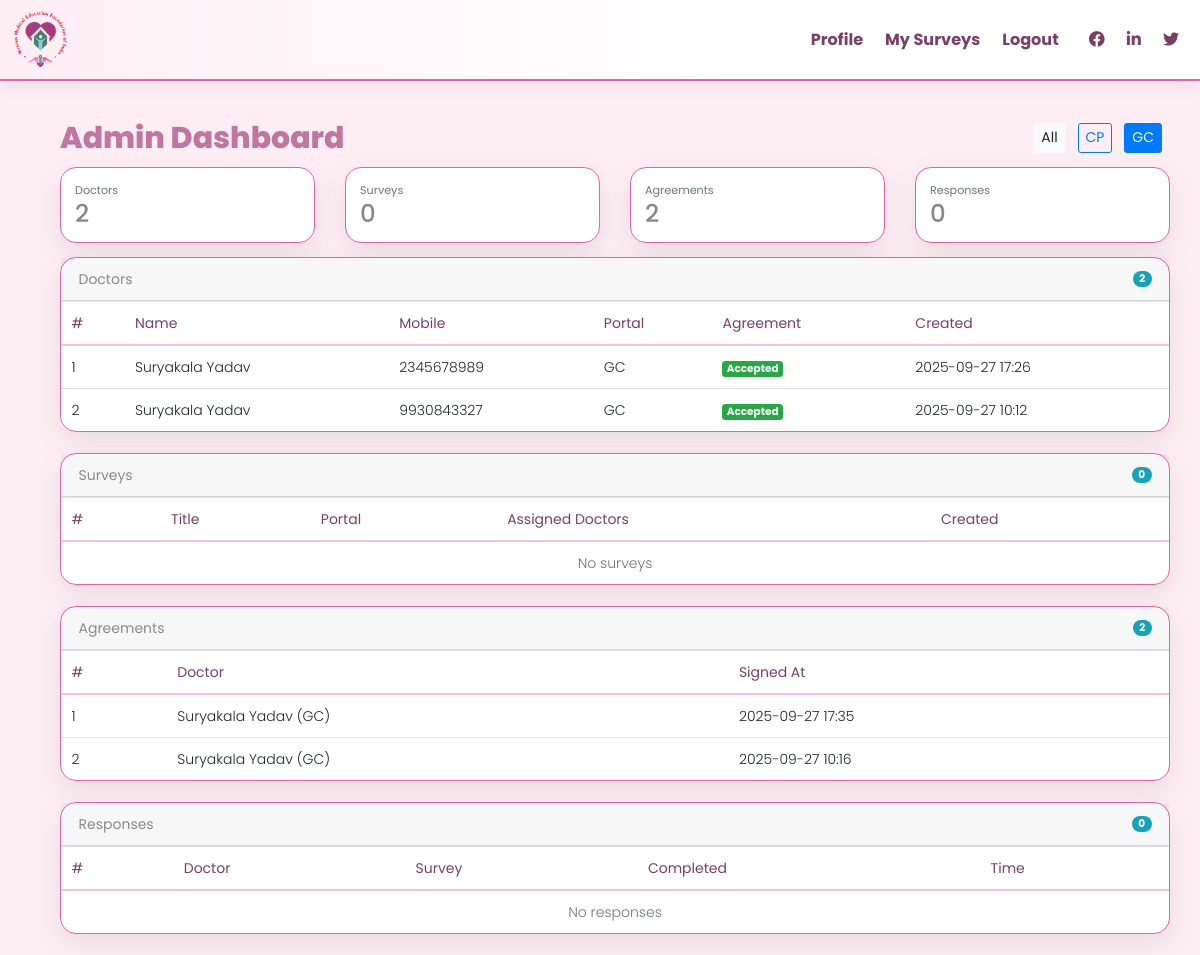
The app's page /admin-dashboard/?portal=GC (signed in), older data.
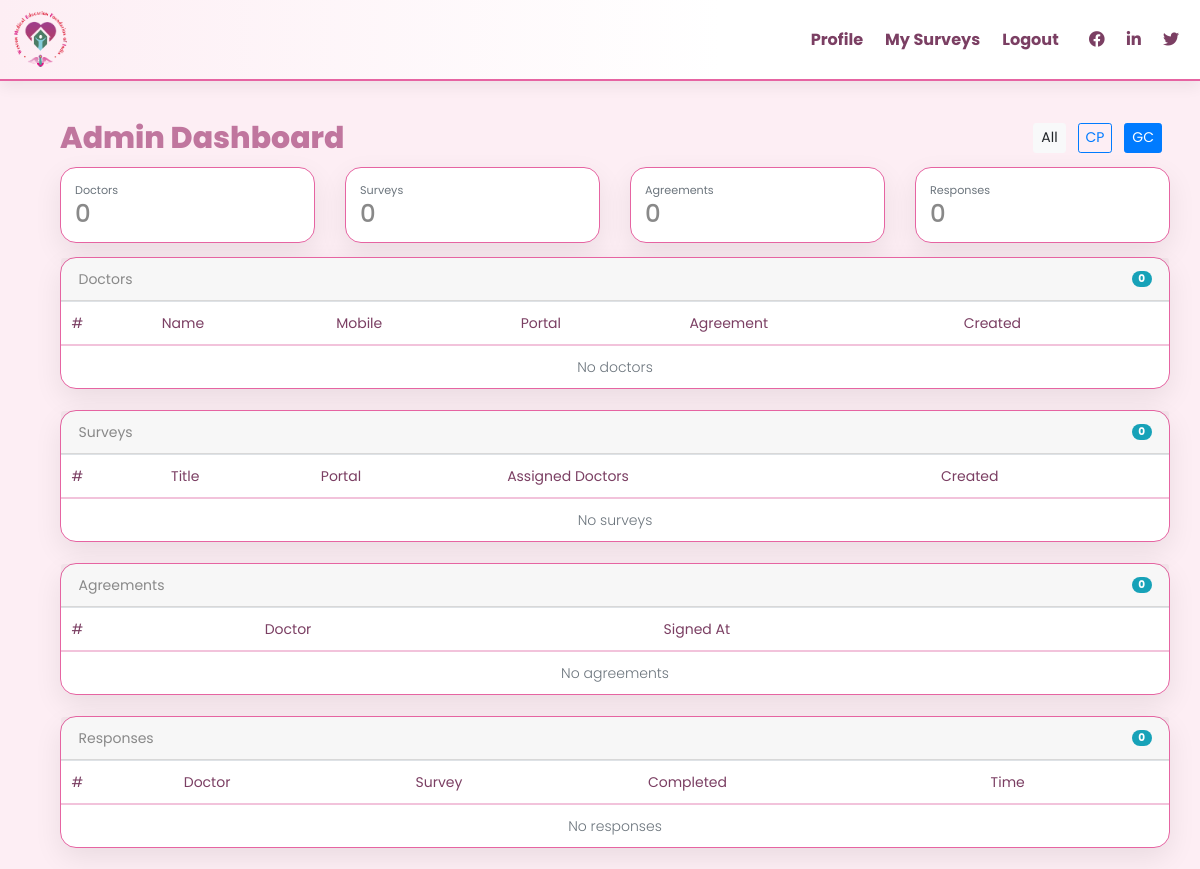
The same page, newer data.
### wtestapp/models.py (models this page shows, shortened)
class Doctor(models.Model):
    user = models.OneToOneField(User, on_delete=models.CASCADE)
    mobile = models.CharField(max_length=15, unique=True, blank=True, null=True)
    first_name = models.CharField(max_length=120, blank=True)
    last_name = models.CharField(max_length=120, blank=True)
    email = models.EmailField(blank=True)
    PORTAL_CHOICES = (
        ("CP", "CP"),
        ("GC", "GC"),
    )
    portal_type = models.CharField(max_length=10, choices=PORTAL_CHOICES, blank=True, null=True)
    GENDER_CHOICES = (
        ('Male', 'Male'),
        ('Female', 'Female'),
        ('Other', 'Other'),
    )
    gender = models.CharField(max_length=10, choices=GENDER_CHOICES, blank=True, null=True)
    address = models.TextField(blank=True)
    state = models.CharField(max_length=50, blank=True)
    city = models.CharField(max_length=50, blank=True)
    pincode = models.CharField(max_length=10, blank=True)
    profession = models.CharField(max_length=80, blank=True)
    specialty = models.CharField(max_length=80, blank=False, null=False)
    contact_info = models.CharField(max_length=200, blank=False, null=False)
    degree = models.CharField(max_length=80, blank=True)
    diploma = models.CharField(max_length=80, blank=True)
    pg_degree = models.CharField(max_length=80, blank=True)
    diplomate = models.CharField(max_length=80, blank=True)
    superspeciality = models.CharField(max_length=80, blank=True)
    mci_registration = models.CharField(max_length=80, blank=True)
    pan = models.CharField(max_length=20, blank=True)
    pan_copy = models.FileField(upload_to='documents/', blank=True, null=True)
    cancelled_cheque = models.FileField(upload_to='documents/', blank=True, null=True)
    visiting_card = models.FileField(upload_to='documents/', blank=True, null=True)
    optional_document = models.FileField(upload_to='documents/', blank=True, null=True)
    prescription_name = models.CharField(max_length=150, blank=True)
    prescription_file = models.FileField(upload_to='documents/', blank=True, null=True)
    clinic_name = models.CharField(max_length=120, blank=True)
    qualification = models.CharField(max_length=120, blank=True)
    gst_number = models.CharField(max_length=15, blank=True, null=True)
    has_gst = models.BooleanField(default=False)
    bank_account_name = models.CharField(max_length=120, blank=True, null=True)
    bank_name = models.CharField(max_length=120, blank=True, null=True)
    account_no = models.CharField(max_length=50, blank=True, null=True)
    branch = models.CharField(max_length=100, blank=True, null=True)
    ifsc = models.CharField(max_length=20, blank=True, null=True)
    agreement_accepted = models.BooleanField(default=False)
    agreement_amount = models.PositiveIntegerField(blank=True, null=True)
    created_at = models.DateTimeField(auto_now_add=True)
    updated_at = models.DateTimeField(auto_now=True)

class Agreement(models.Model):
    doctor = models.OneToOneField(Doctor, on_delete=models.CASCADE, related_name='signed_agreement')
    agreement_text = models.TextField()
    digital_signature = models.TextField(blank=True, null=True)  # Base64 encoded signature
    signature_type = models.CharField(max_length=20, choices=[('drawn', 'Drawn'), ('typed', 'Typed')], default='drawn')
    signed_at = models.DateTimeField(auto_now_add=True)
    pdf_file = models.FileField(upload_to='agreements/', blank=True, null=True)
    ip_address = models.GenericIPAddressField(blank=True, null=True)
    user_agent = models.TextField(blank=True, null=True)

### wtestapp/views.py (the view)
# urls.py: path('admin-dashboard/', views.admin_dashboard_view, name='admin_dashboard'),
@login_required
def admin_dashboard_view(request):
    portal = request.GET.get('portal')
    doctors = Doctor.objects.all()
    surveys = Survey.objects.all()
    agreements = Agreement.objects.all()
    responses = SurveyResponse.objects.all()
    if portal in ('CP', 'GC'):
        doctors = doctors.filter(portal_type=portal)
        surveys = surveys.filter(portal_type=portal)
        agreements = agreements.filter(doctor__portal_type=portal)
        responses = responses.filter(survey__portal_type=portal)
    context = {
        'portal': portal,
        'doctors': doctors.select_related('user').order_by('-created_at'),
        'surveys': surveys.order_by('-created_at'),
        'agreements': agreements.select_related('doctor__user').order_by('-signed_at'),
        'responses': responses.select_related('doctor__user', 'survey').order_by('-started_at'),
    }
    return render(request, 'wtestapp/admin_dashboard.html', context)

### wtestapp/context_processors.py (called while the page is built)
def doctor_context(request):
    mobile = request.session.get('mobile')
    if mobile:
        try:
            doctor = Doctor.objects.get(mobile=mobile)
            return {'doctor': doctor}
        except Doctor.DoesNotExist:
            return {}
    return {}

### wtestapp/templates/wtestapp/admin_dashboard.html (shortened to what the changed rows need)
{% extends 'wtestapp/base.html' %}
{% load static %}
{% block content %}
<div class="container my-4">
  <div class="d-flex justify-content-between align-items-center mb-3">
    <h2 class="page-title mb-0">Admin Dashboard</h2>
  </div>
  <div class="row g-3 mb-3">
    <div class="col-md-3">
      <div class="card p-3">
        <div class="small text-muted">Doctors</div>
        <div class="h3 mb-0">{{ doctors|length }}</div>
      </div>
    </div>
    <div class="col-md-3">
      <div class="card p-3">
        <div class="small text-muted">Agreements</div>
        <div class="h3 mb-0">{{ agreements|length }}</div>
      </div>
    </div>
  </div>
  <div class="card mb-4">
    <div class="card-header d-flex justify-content-between align-items-center">
      <strong>Doctors</strong>
      <span class="badge badge-pill badge-info">{{ doctors|length }}</span>
    </div>
    <div class="card-body p-0">
      <div class="table-responsive">
        <table class="table mb-0">
          <thead>
            <tr>
              <th>#</th>
              <th>Name</th>
              <th>Mobile</th>
              <th>Portal</th>
              <th>Agreement</th>
              <th>Created</th>
            </tr>
          </thead>
          <tbody>
            {% for d in doctors %}
              <tr>
                <td>{{ forloop.counter }}</td>
                <td>{{ d.first_name }} {{ d.last_name }}</td>
                <td>{{ d.mobile }}</td>
                <td>{{ d.portal_type|default:'-' }}</td>
                <td>
                  {% if d.agreement_accepted %}
                    <span class="badge badge-success">Accepted</span>
                  {% else %}
                    <span class="badge badge-secondary">Pending</span>
                  {% endif %}
                </td>
                <td>{{ d.created_at|date:'Y-m-d H:i' }}</td>
              </tr>
            {% empty %}
              <tr><td colspan="6" class="text-center text-muted">No doctors</td></tr>
            {% endfor %}
          </tbody>
        </table>
      </div>
    </div>
  </div>
  <div class="card mb-4">
    <div class="card-body p-0">
      <div class="table-responsive">
        <table class="table mb-0">
          <thead>
            <tr>
              <th>#</th>
              <th>Title</th>
              <th>Portal</th>
              <th>Assigned Doctors</th>
              <th>Created</th>
            </tr>
          </thead>
        </table>
      </div>
    </div>
  </div>
  <div class="card mb-4">
    <div class="card-header d-flex justify-content-between align-items-center">
      <strong>Agreements</strong>
      <span class="badge badge-pill badge-info">{{ agreements|length }}</span>
    </div>
    <div class="card-body p-0">
      <div class="table-responsive">
        <table class="table mb-0">
          <thead>
            <tr>
              <th>#</th>
              <th>Doctor</th>
              <th>Signed At</th>
            </tr>
          </thead>
          <tbody>
            {% for a in agreements %}
              <tr>
                <td>{{ forloop.counter }}</td>
                <td>{{ a.doctor.first_name }} {{ a.doctor.last_name }} ({{ a.doctor.portal_type|default:'-' }})</td>
                <td>{{ a.signed_at|date:'Y-m-d H:i' }}</td>
              </tr>
            {% empty %}
              <tr><td colspan="3" class="text-center text-muted">No agreements</td></tr>
            {% endfor %}
          </tbody>
        </table>
      </div>
    </div>
  </div>
  <div class="card mb-4">
    <div class="card-body p-0">
      <div class="table-responsive">
        <table class="table mb-0">
          <thead>
            <tr>
              <th>#</th>
              <th>Doctor</th>
              <th>Survey</th>
              <th>Completed</th>
              <th>Time</th>
            </tr>
          </thead>
        </table>
      </div>
    </div>
  </div>
</div>
{% endblock %}

Row changes from the older to the newer data that the page shows:
removed Doctor: first_name "Suryakala", last_name "Yadav", mobile "2345678989", portal_type "GC", agreement_accepted "Accepted", created_at "2025-09-27 17:26"
removed Doctor: first_name "Suryakala", last_name "Yadav", mobile "9930843327", portal_type "GC", agreement_accepted "Accepted", created_at "2025-09-27 10:12"
removed Agreement: doctor.first_name "Suryakala", doctor.last_name "Yadav", doctor.portal_type "GC", signed_at "2025-09-27 17:35"
removed Agreement: doctor.first_name "Suryakala", doctor.last_name "Yadav", doctor.portal_type "GC", signed_at "2025-09-27 10:16"
Text that changed along with them:
{{ doctors|length }}: "2" → "0"
{{ agreements|length }}: "2" → "0"
text now shown: "No doctors No agreements"
